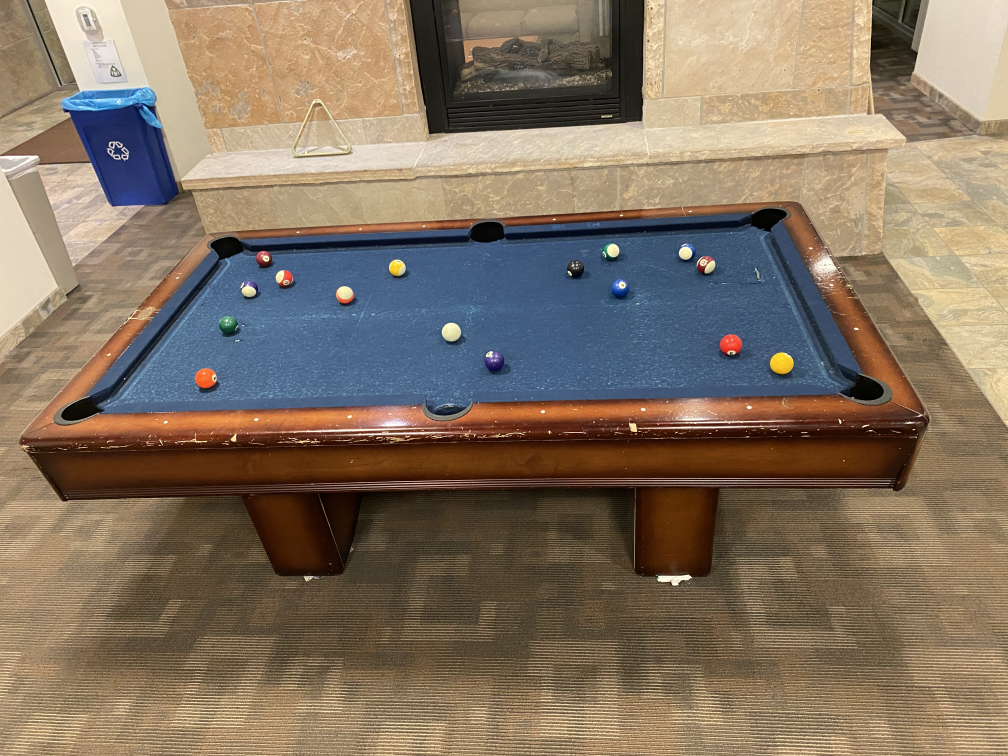
#> input picture IMG_1290.JPG, 4032 x 3024 px (shown at 1/4 size)
$ python -i FindBalls.py   (imports and definitions only)
#> lines starting #> are read from the running program, lines starting #| are printed output that depends on the picture; after the words box and inside, x2 and y2 are one past the last pixel; in counts of white or black regions, pixels touching at a corner belong together
### miscFunctions.py
from imports import *


def nothing(x):
    pass


def create_named_window(window_name, image):
    cv2.namedWindow(window_name, cv2.WINDOW_NORMAL)
    h = image.shape[0]  # image height
    w = image.shape[1]  # image width
    WIN_MAX_SIZE = 1000
    if max(w, h) > WIN_MAX_SIZE:
        scale = WIN_MAX_SIZE / max(w, h)
    else:
        scale = 1
    cv2.resizeWindow(winname=window_name, width=int(w * scale), height=int(h * scale))


# [46 lines left out: functions get_xy, colorPicker, get_color_on_click, not called in this run]

### FindBalls.py
import cv2.cv2
import numpy as np

from imports import *
from miscFunctions import *


# [78 lines left out: functions setImageThresholds, colorHist, findCirlces, not called in this run]


def getHueOfTable(img):
    # takes hsv img
    h, s, v = img[:, :, 0], img[:, :, 1], img[:, :, 2]
    hist_h = cv2.calcHist([h], [0], None, [179], [0, 179])
    hval = np.argmax(hist_h)
    # print('table hue: ', hval)

    hist_h = np.delete(hist_h, range(hval - 10, hval + 10))
    hval2 = np.argmax(hist_h)
    # print('secondLargestHue:', hval2)

    return hval, hval2


def findBalls(img):
    """
    Finds each color of pool ball in an image file

    :param filename: image file name - string

    return list [ tuple (colorname, ballstats) ]
    """

    height, width, _ = img.shape
    hsv = cv2.cvtColor(img, cv2.COLOR_BGR2HSV)
    # colorHist(hsv)

    # remove table
    hueTable, hueTableMaterial = getHueOfTable(hsv)
    lower = (int(hueTable - 5), 0, 0)
    upper = (int(hueTable + 5), 255, 255)
    mask = cv2.inRange(hsv, lower, upper)
    mask = cv2.bitwise_not(mask)
    # [4 lines of commented-out code are left out]

    ksize = 10
    kernel = cv2.getStructuringElement(cv2.MORPH_ELLIPSE, (ksize, ksize))
    mask = cv2.morphologyEx(mask, cv2.MORPH_CLOSE, kernel)
    ksize = 20
    kernel = cv2.getStructuringElement(cv2.MORPH_ELLIPSE, (ksize, ksize))
    mask = cv2.morphologyEx(mask, cv2.MORPH_OPEN, kernel)

    hsv = cv2.bitwise_and(hsv, hsv, mask=mask)
    table = cv2.bitwise_and(img, img, mask=mask)

    create_named_window("Table mask", table)
    cv2.imshow("Table mask", table)
    # cv2.imwrite("table.png", table)
    cv2.waitKey(0)

    # crop table parts
    wcut = width // 18
    hcut = height // 10
    hsv = hsv[wcut:height - wcut, hcut:width - hcut]
    cropped = img[wcut:height - wcut, hcut:width - hcut]
    create_named_window("Table cropped", cropped)
    cv2.imshow("Table cropped", cropped)
    cv2.waitKey(0)

    found_balls = []

    # Poolball color values
    # TODO: adaptive thresholding
    colorlist = ['yellow', 'blue', 'red', 'purple', 'orange', 'green', 'burgundy', 'black', 'white']
    hue_ranges = [(15, 35), (105, 115), (0, 5), (120, 130), (5, 10), (60, 90), (176, 179), (90, 179), (10, 40)]
    sat_ranges = [(150, 255), (0, 255), (138, 255), (70, 125), (170, 210), (43, 255), (100, 160), (0, 200), (50, 200)]
    val_ranges = [(150, 255), (60, 255), (200, 255), (80, 255), (220, 255), (37, 150), (100, 255), (1, 50), (170, 255)]

    for i in range(len(colorlist)):
        hLow, hHigh = hue_ranges[i]
        sLow, sHigh = sat_ranges[i]
        vLow, vHigh = val_ranges[i]

        lower = (hLow, sLow, vLow)
        upper = (hHigh, sHigh, vHigh)

        # print(colorlist[i] + ' threshold: L=', lower, ' H=', upper, sep='')
        mask = cv2.inRange(hsv, lower, upper)

        # opening+closing to clean up (gives good results on ball size relative to image)
        ksize = 20
        kernel = cv2.getStructuringElement(cv2.MORPH_ELLIPSE, (ksize, ksize))
        mask = cv2.morphologyEx(mask, cv2.MORPH_CLOSE, kernel)
        ksize = 10
        kernel = cv2.getStructuringElement(cv2.MORPH_ELLIPSE, (ksize, ksize))
        mask = cv2.morphologyEx(mask, cv2.MORPH_OPEN, kernel)

        # find and display ball centroids with bounding boxes
        num_labels, labels_img, stats, centroids = cv2.connectedComponentsWithStats(mask)

        # Do not find more than two ( 1 for cue and black)
        found = 0
        possibleMatches = []
        for stat, centroid in zip(stats, centroids):
            # do not use centroid of whole-image component (ball is < 7000 area)
            if stat[cv2.CC_STAT_AREA] < 20000:

                # if colorlist[i] == 'white':  # cue ball
                distances = np.array([10000.0])

                for _, _, _, c in found_balls:  # make sure cue ball is not just part of a stripe ball
                    dist = np.linalg.norm(centroid - c)
                    if dist != 0.0:
                        distances = np.append(distances, [dist])
                minD = np.ndarray.min(distances, axis=0)
                if minD > 100.0:
                    possibleMatches.append((stat, centroid))

        largest_stat = None
        largest_centroid = None
        secondl_stat = None
        secondl_centroid = None
        largest_area = 0
        secondl_area = 0
        if colorlist[i] == 'black':  # find black object closest to middle for 8 ball
            center = (width / 2, height / 2)
            ds = []
            min = 100000
            for stat, centroid in possibleMatches:
                dist = np.linalg.norm(centroid - center)
                if stat[cv2.CC_STAT_AREA] > 1000:
                    ds.append((dist, stat, centroid))
            for d, stat, c in ds:
                if d < min:
                    min = d
                    largest_centroid = c
                    largest_stat = stat

        else:  # for all other balls find stripe and solid by area
            for stat, centroid in possibleMatches:
                if stat[cv2.CC_STAT_AREA] > largest_area:
                    if largest_area > 0:
                        secondl_area = largest_area
                        secondl_stat = largest_stat
                        secondl_centroid = largest_centroid
                    largest_area = stat[cv2.CC_STAT_AREA]
                    largest_stat = stat
                    largest_centroid = centroid
                elif stat[cv2.CC_STAT_AREA] > secondl_area:
                    secondl_area = stat[cv2.CC_STAT_AREA]
                    secondl_stat = stat
                    secondl_centroid = centroid

        if largest_stat is not None:
            found += 1
            found_balls.append(('solid', colorlist[i], largest_stat, largest_centroid))
            x0 = largest_stat[cv2.CC_STAT_LEFT] + hcut
            y0 = largest_stat[cv2.CC_STAT_TOP] + wcut
            w = largest_stat[cv2.CC_STAT_WIDTH]
            h = largest_stat[cv2.CC_STAT_HEIGHT]
            img = cv2.rectangle(
                img=img, pt1=(x0, y0), pt2=(x0 + w, y0 + h),
                color=(255, 255, 255), thickness=3)

        if secondl_centroid is not None and np.linalg.norm(
                secondl_centroid - largest_centroid) < 150.0:  # dont find the same ball
            secondl_stat = None
            secondl_centroid = None
        if secondl_stat is not None and colorlist[i] != 'white':
            found += 1
            found_balls.append(('striped', colorlist[i], secondl_stat, secondl_centroid))
            x0 = secondl_stat[cv2.CC_STAT_LEFT] + hcut
            y0 = secondl_stat[cv2.CC_STAT_TOP] + wcut
            w = secondl_stat[cv2.CC_STAT_WIDTH]
            h = secondl_stat[cv2.CC_STAT_HEIGHT]
            img = cv2.rectangle(
                img=img, pt1=(x0, y0), pt2=(x0 + w, y0 + h),
                color=(255, 255, 255), thickness=3)

        # [8 lines of commented-out code are left out]

    for k, (team, color, stat, centroid) in enumerate(found_balls):
        x, y = centroid
        c = (x + hcut, y + wcut)
        found_balls[k] = (team, color, stat, c)

    create_named_window("colors", img)
    cv2.imshow("colors", img)
    cv2.waitKey(0)
    return found_balls

>>> import cv2
>>> picture = cv2.imread('IMG_1290.JPG')
#> picture is the input picture: shape (3024, 4032, 3); mean B, G, R 97.8, 115.5, 131.7
>>> result = findBalls(picture)
#> in getHueOfTable, `h, s, v = img[:, :, 0], img[:, :, 1], img[:, :, 2]`:
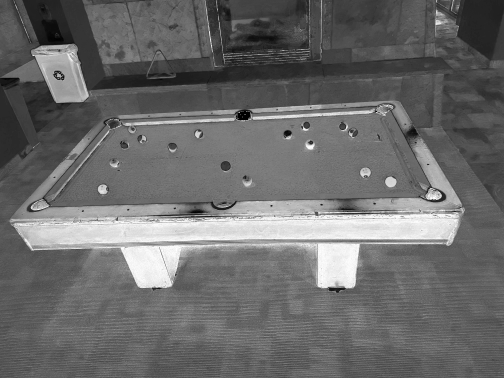
#> s: shape (3024, 4032) (shown at 1/8 size); min 0, max 255, mean 106.7
#> in getHueOfTable, `h, s, v = img[:, :, 0], img[:, :, 1], img[:, :, 2]`:
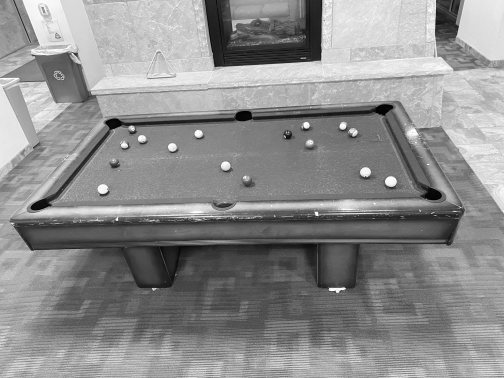
#> v: shape (3024, 4032) (shown at 1/8 size); min 0, max 255, mean 140.9
#> in getHueOfTable, `hist_h = cv2.calcHist([h], [0], None, [179], [0, 179])`: hist_h = 179 values, max 2367888 at index 17, min 4 at index 151, mean 68104.2
#> in getHueOfTable, `hval = np.argmax(hist_h)`: hval = 17
#> in getHueOfTable, `hist_h = np.delete(hist_h, range(hval - 10, hval + 10))`: hist_h = 159 values, max 763090 at index 86, min 4 at index 131, mean 14128.9
#> in getHueOfTable, `hval2 = np.argmax(hist_h)`: hval2 = 86
#> in findBalls, `hueTable, hueTableMaterial = getHueOfTable(hsv)`: hueTable = 17; hueTableMaterial = 86
#> in findBalls, `lower = (int(hueTable - 5), 0, 0)`: lower = (12, 0, 0)
#> in findBalls, `upper = (int(hueTable + 5), 255, 255)`: upper = (22, 255, 255)
#> in findBalls, `mask = cv2.inRange(hsv, lower, upper)`:
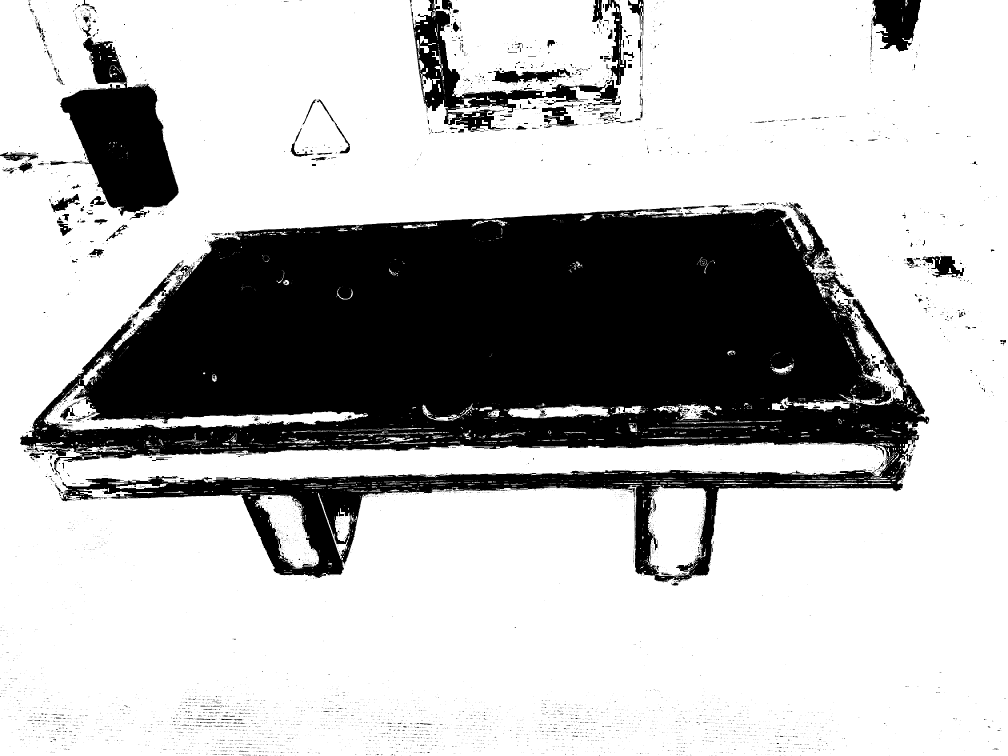
#> mask: shape (3024, 4032) (shown at 1/4 size); 72.9% white; 7731 black regions (7153 under 20 px), largest, box (x1, y1, x2, y2) and area: (80, 810, 3717, 2312) 2895163, (240, 150, 715, 863) 175543, (1645, 0, 2484, 523) 77851
#> in findBalls, `cropped = img[wcut:height - wcut, hcut:width - hcut]`:
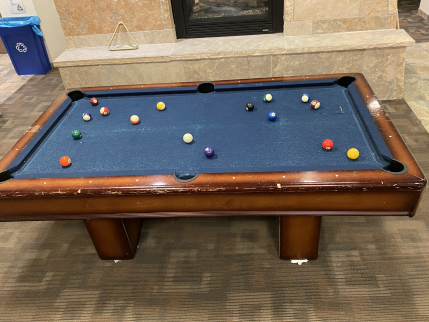
#> cropped: shape (2576, 3428, 3) (shown at 1/8 size); mean B, G, R 89.7, 102.7, 116.7
#> the loop in findBalls, `for i in range(len(colorlist)):` made 9 passes
#> (num_labels, centroids) on passes 1, 3, 5, 6, 7: (3, [[1712.8, 1287.6], [1279.5, 849.8], [2824.7, 1231.1]]), (3, [[1713.1, 1287.6], [848.7, 880.7], [2622, 1150.6]]), (3, [[1714, 1287.5], [1068.9, 979.4], [518.8, 1285.9]]), (3, [[1713.9, 1287.6], [2124.7, 789.6], [612.1, 1077.1]]), (3, [[1713.6, 1287.6], [743.2, 799.6], [2532.9, 811.1]])
#> after the loop in findBalls, `for i in range(len(colorlist)):`:
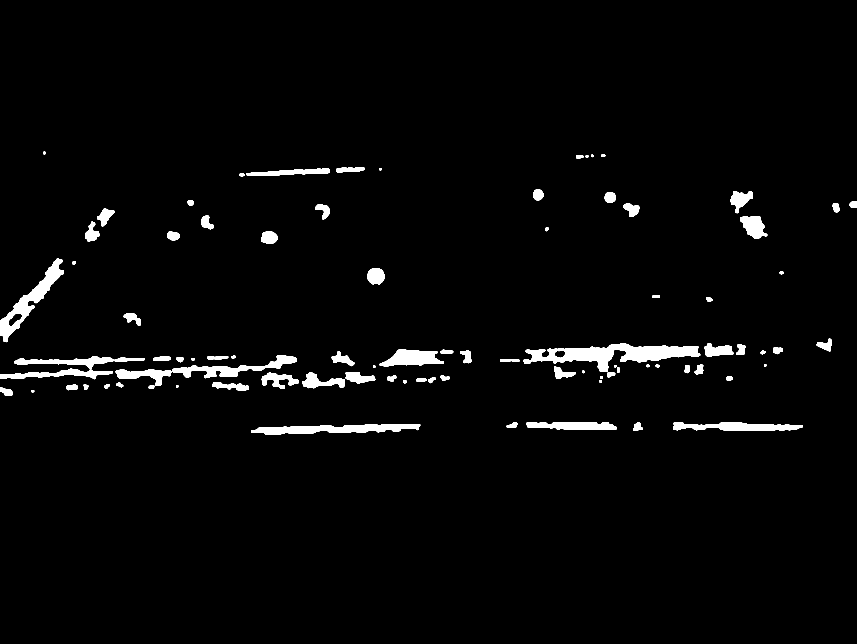
#> mask: shape (2576, 3428) (shown at 1/4 size); 2.5% white; 89 white regions, largest, box (x1, y1, x2, y2) and area: (2094, 1373, 2801, 1488) 33058, (0, 1035, 255, 1369) 18022, (1004, 1696, 1681, 1738) 16621
#> after the loop in findBalls, `for i in range(len(colorlist)):`: found_balls = 16 items
#> the loop in findBalls, `for k, (team, color, stat, centroid) in enumerate(found_balls):` made 16 passes
#> (team, color, stat, x, y, c) on passes 1 to 5: ('solid', 'yellow', [2781, 1190, 91, 83, 5848], 2824.7, 1231.1, (3126.7, 1455.1)), ('striped', 'yellow', [1260, 822, 47, 58, 1744], 1279.5, 849.8, (1581.5, 1073.8)), ('solid', 'blue', [0, 148, 18, 55, 622], 5.73, 174.9, (307.7, 398.9)), ('striped', 'blue', [181, 76, 12, 10, 103], 186.3, 80.15, (488.3, 304.1)), ('solid', 'red', [2581, 1118, 85, 66, 4549], 2622, 1150.6, (2924, 1374.6))
#> result = 16 items

$ run again, on IMG_1291.JPG
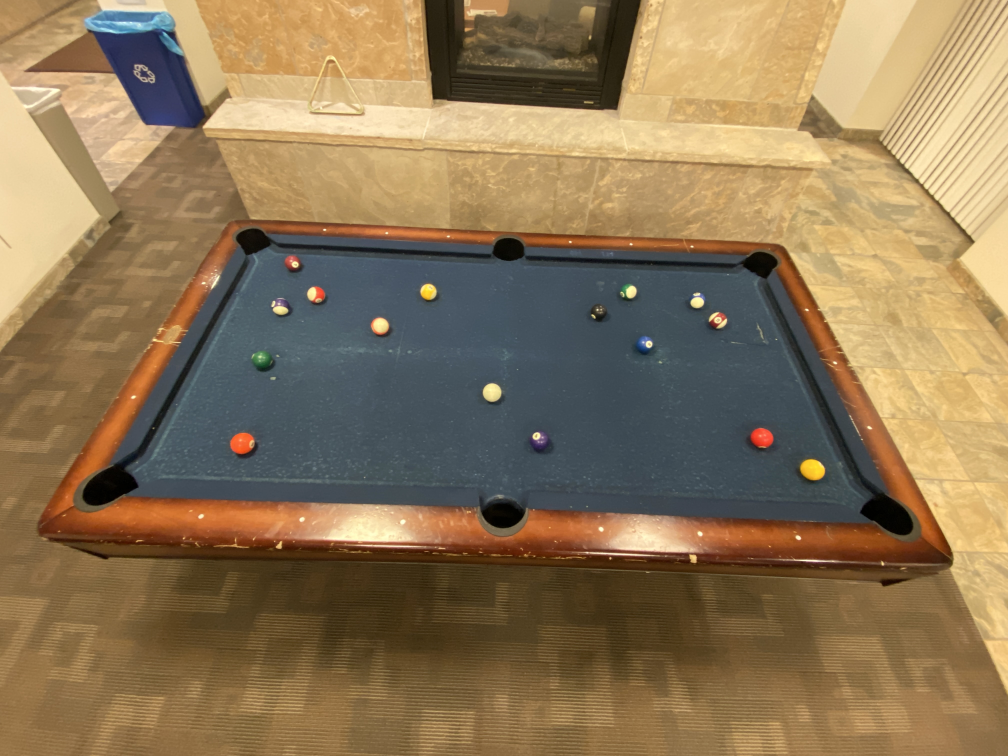
#> input picture IMG_1291.JPG, 4032 x 3024 px (shown at 1/4 size)
#> picture is the input picture: shape (3024, 4032, 3); mean B, G, R 86.4, 118.6, 140.8
#> in getHueOfTable, `hist_h = cv2.calcHist([h], [0], None, [179], [0, 179])`: hist_h = 179 values, max 2122198 at index 18, min 15 at index 168, mean 68112.9
#> hval = 18
#> in getHueOfTable, `hist_h = np.delete(hist_h, range(hval - 10, hval + 10))`: hist_h = 159 values, max 611553 at index 81, min 15 at index 148, mean 18273.8
#> hval2 = 81
#> hueTable = 18; hueTableMaterial = 81
#> lower = (13, 0, 0)
#> upper = (23, 255, 255)
#> in findBalls, `cropped = img[wcut:height - wcut, hcut:width - hcut]`:
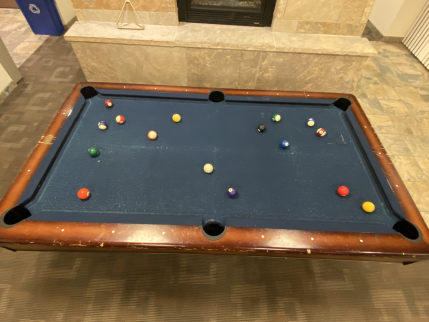
#> cropped: shape (2576, 3428, 3) (shown at 1/8 size); mean B, G, R 81.7, 108.4, 127.4
#> the loop in findBalls, `for i in range(len(colorlist)):` made 9 passes
#> (num_labels, centroids) on pass 1: (3, [[1713.3, 1287.5], [1410.2, 940.8], [2963, 1645.6]])
#> after the loop in findBalls, `for i in range(len(colorlist)):`:
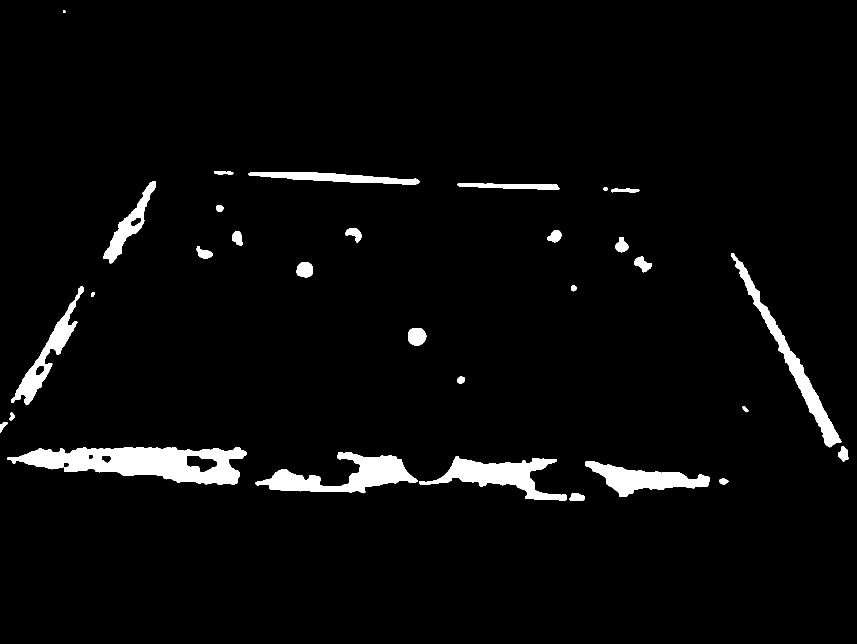
#> mask: shape (2576, 3428) (shown at 1/4 size); 3.6% white; 34 white regions, largest, box (x1, y1, x2, y2) and area: (30, 1788, 987, 1940) 81644, (1023, 1808, 1670, 1973) 43331, (1677, 1824, 2268, 2001) 38190
#> after the loop in findBalls, `for i in range(len(colorlist)):`: found_balls = 12 items
#> the loop in findBalls, `for k, (team, color, stat, centroid) in enumerate(found_balls):` made 12 passes
#> (team, color, stat, x, y, c) on passes 1 to 5: ('solid', 'yellow', [2938, 1620, 56, 53, 1962], 2963, 1645.6, (3265, 1869.6)), ('striped', 'yellow', [1390, 917, 45, 43, 1079], 1410.2, 940.8, (1712.2, 1164.8)), ('solid', 'blue', [1390, 1720, 246, 82, 11404], 1530.6, 1765.7, (1832.6, 1989.7)), ('striped', 'blue', [354, 0, 138, 207, 11022], 423.4, 101.6, (725.4, 325.6)), ('solid', 'red', [2707, 1491, 84, 71, 4607], 2748.3, 1525.2, (3050.3, 1749.2))
